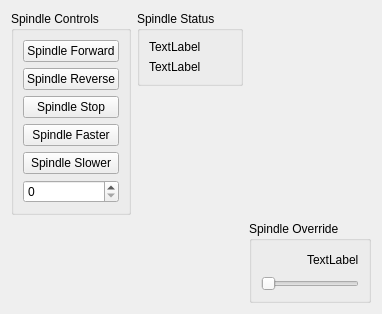
      <widget class="QWidget" name="tab_15">
       <attribute name="title">
        <string>Spindle</string>
       </attribute>
       <layout class="QGridLayout" name="gridLayout_27">
        <item row="0" column="1">
         <widget class="QGroupBox" name="groupBox_18">
          <property name="title">
           <string>Spindle Status</string>
          </property>
          <layout class="QVBoxLayout" name="verticalLayout_9">
           <item>
            <widget class="QLabel" name="spindle_actual_speed_lb">
             <property name="text">
              <string>TextLabel</string>
             </property>
            </widget>
           </item>
           <item>
            <widget class="QLabel" name="spindle_speed_0_lb">
             <property name="text">
              <string>TextLabel</string>
             </property>
            </widget>
           </item>
          </layout>
         </widget>
        </item>
        <item row="0" column="2">
         <spacer name="horizontalSpacer_4">
          <property name="orientation">
           <enum>Qt::Horizontal</enum>
          </property>
          <property name="sizeHint" stdset="0">
           <size>
            <width>40</width>
            <height>20</height>
           </size>
          </property>
         </spacer>
        </item>
        <item row="2" column="0">
         <spacer name="verticalSpacer_7">
          <property name="orientation">
           <enum>Qt::Vertical</enum>
          </property>
          <property name="sizeHint" stdset="0">
           <size>
            <width>20</width>
            <height>40</height>
           </size>
          </property>
         </spacer>
        </item>
        <item row="1" column="1">
         <spacer name="verticalSpacer_9">
          <property name="orientation">
           <enum>Qt::Vertical</enum>
          </property>
          <property name="sizeHint" stdset="0">
           <size>
            <width>20</width>
            <height>40</height>
           </size>
          </property>
         </spacer>
        </item>
        <item row="0" column="0" rowspan="2">
         <widget class="QGroupBox" name="groupBox_17">
          <property name="title">
           <string>Spindle Controls</string>
          </property>
          <layout class="QVBoxLayout" name="verticalLayout_8">
           <item>
            <widget class="QPushButton" name="spindle_fwd_pb">
             <property name="text">
              <string>Spindle Forward</string>
             </property>
            </widget>
           </item>
           <item>
            <widget class="QPushButton" name="spindle_rev_pb">
             <property name="text">
              <string>Spindle Reverse</string>
             </property>
            </widget>
           </item>
           <item>
            <widget class="QPushButton" name="spindle_stop_pb">
             <property name="text">
              <string>Spindle Stop</string>
             </property>
            </widget>
           </item>
           <item>
            <widget class="QPushButton" name="spindle_plus_pb">
             <property name="text">
              <string>Spindle Faster</string>
             </property>
            </widget>
           </item>
           <item>
            <widget class="QPushButton" name="spindle_minus_pb">
             <property name="text">
              <string>Spindle Slower</string>
             </property>
            </widget>
           </item>
           <item>
            <widget class="QSpinBox" name="spindle_speed_sb"/>
           </item>
          </layout>
         </widget>
        </item>
        <item row="2" column="2">
         <widget class="QGroupBox" name="groupBox_19">
          <property name="title">
           <string>Spindle Override</string>
          </property>
          <layout class="QGridLayout" name="gridLayout_28">
           <item row="0" column="1">
            <widget class="QLabel" name="spindle_override_0_lb">
             <property name="text">
              <string>TextLabel</string>
             </property>
            </widget>
           </item>
           <item row="0" column="0">
            <spacer name="horizontalSpacer_5">
             <property name="orientation">
              <enum>Qt::Horizontal</enum>
             </property>
             <property name="sizeHint" stdset="0">
              <size>
               <width>40</width>
               <height>20</height>
              </size>
             </property>
            </spacer>
           </item>
           <item row="1" column="0" colspan="2">
            <widget class="QSlider" name="spindle_override_sl">
             <property name="orientation">
              <enum>Qt::Horizontal</enum>
             </property>
            </widget>
           </item>
          </layout>
         </widget>
        </item>
       </layout>
      </widget>
